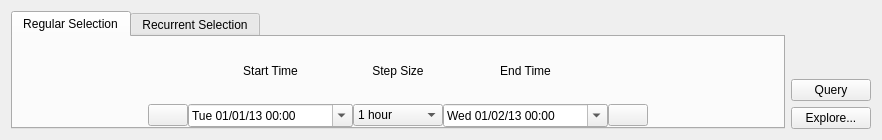
<?xml version="1.0" encoding="UTF-8"?>
<ui version="4.0">
 <class>TimeSelectionWidget</class>
 <widget class="QWidget" name="TimeSelectionWidget">
  <property name="geometry">
   <rect>
    <x>0</x>
    <y>0</y>
    <width>882</width>
    <height>140</height>
   </rect>
  </property>
  <property name="maximumSize">
   <size>
    <width>10000</width>
    <height>1000</height>
   </size>
  </property>
  <property name="windowTitle">
   <string>Form</string>
  </property>
  <layout class="QGridLayout" name="gridLayout_2">
   <item row="0" column="0" rowspan="3">
    <widget class="QTabWidget" name="tabWidget">
     <property name="currentIndex">
      <number>0</number>
     </property>
     <widget class="QWidget" name="regularTimeWidget">
      <attribute name="title">
       <string>Regular Selection</string>
      </attribute>
      <layout class="QHBoxLayout" name="horizontalLayout">
       <property name="spacing">
        <number>0</number>
       </property>
       <property name="leftMargin">
        <number>0</number>
       </property>
       <property name="topMargin">
        <number>0</number>
       </property>
       <property name="rightMargin">
        <number>0</number>
       </property>
       <property name="bottomMargin">
        <number>0</number>
       </property>
       <item>
        <spacer name="horizontalSpacer_2">
         <property name="orientation">
          <enum>Qt::Horizontal</enum>
         </property>
         <property name="sizeHint" stdset="0">
          <size>
           <width>39</width>
           <height>20</height>
          </size>
         </property>
        </spacer>
       </item>
       <item>
        <layout class="QGridLayout" name="gridLayout">
         <property name="sizeConstraint">
          <enum>QLayout::SetDefaultConstraint</enum>
         </property>
         <property name="spacing">
          <number>0</number>
         </property>
         <item row="1" column="3">
          <widget class="QComboBox" name="comboBox_2">
           <property name="minimumSize">
            <size>
             <width>90</width>
             <height>0</height>
            </size>
           </property>
           <property name="currentIndex">
            <number>2</number>
           </property>
           <item>
            <property name="text">
             <string>15 min</string>
            </property>
           </item>
           <item>
            <property name="text">
             <string>30 min</string>
            </property>
           </item>
           <item>
            <property name="text">
             <string>1 hour</string>
            </property>
           </item>
           <item>
            <property name="text">
             <string>1 day</string>
            </property>
           </item>
           <item>
            <property name="text">
             <string>1 week</string>
            </property>
           </item>
          </widget>
         </item>
         <item row="1" column="0">
          <widget class="QPushButton" name="stepBackButton">
           <property name="text">
            <string/>
           </property>
          </widget>
         </item>
         <item row="0" column="4">
          <widget class="QLabel" name="label_5">
           <property name="text">
            <string>End Time</string>
           </property>
           <property name="alignment">
            <set>Qt::AlignCenter</set>
           </property>
          </widget>
         </item>
         <item row="0" column="3">
          <widget class="QLabel" name="label_6">
           <property name="text">
            <string>Step Size</string>
           </property>
           <property name="alignment">
            <set>Qt::AlignCenter</set>
           </property>
          </widget>
         </item>
         <item row="1" column="4">
          <widget class="QDateTimeEdit" name="endTime">
           <property name="sizePolicy">
            <sizepolicy hsizetype="MinimumExpanding" vsizetype="Fixed">
             <horstretch>0</horstretch>
             <verstretch>0</verstretch>
            </sizepolicy>
           </property>
           <property name="minimumSize">
            <size>
             <width>165</width>
             <height>0</height>
            </size>
           </property>
           <property name="dateTime">
            <datetime>
             <hour>0</hour>
             <minute>0</minute>
             <second>0</second>
             <year>2013</year>
             <month>1</month>
             <day>2</day>
            </datetime>
           </property>
           <property name="date">
            <date>
             <year>2013</year>
             <month>1</month>
             <day>2</day>
            </date>
           </property>
           <property name="time">
            <time>
             <hour>0</hour>
             <minute>0</minute>
             <second>0</second>
            </time>
           </property>
           <property name="displayFormat">
            <string>ddd MM/dd/yy hh:mm </string>
           </property>
           <property name="calendarPopup">
            <bool>true</bool>
           </property>
          </widget>
         </item>
         <item row="1" column="5">
          <widget class="QPushButton" name="stepForwardButton">
           <property name="text">
            <string/>
           </property>
          </widget>
         </item>
         <item row="0" column="1" colspan="2">
          <widget class="QLabel" name="label_4">
           <property name="text">
            <string>Start Time</string>
           </property>
           <property name="alignment">
            <set>Qt::AlignCenter</set>
           </property>
          </widget>
         </item>
         <item row="1" column="1">
          <widget class="QDateTimeEdit" name="startTime">
           <property name="sizePolicy">
            <sizepolicy hsizetype="MinimumExpanding" vsizetype="Fixed">
             <horstretch>0</horstretch>
             <verstretch>0</verstretch>
            </sizepolicy>
           </property>
           <property name="minimumSize">
            <size>
             <width>165</width>
             <height>0</height>
            </size>
           </property>
           <property name="dateTime">
            <datetime>
             <hour>0</hour>
             <minute>0</minute>
             <second>0</second>
             <year>2013</year>
             <month>1</month>
             <day>1</day>
            </datetime>
           </property>
           <property name="date">
            <date>
             <year>2013</year>
             <month>1</month>
             <day>1</day>
            </date>
           </property>
           <property name="displayFormat">
            <string>ddd MM/dd/yy hh:mm </string>
           </property>
           <property name="calendarPopup">
            <bool>true</bool>
           </property>
          </widget>
         </item>
        </layout>
       </item>
       <item>
        <spacer name="horizontalSpacer">
         <property name="orientation">
          <enum>Qt::Horizontal</enum>
         </property>
         <property name="sizeHint" stdset="0">
          <size>
           <width>22</width>
           <height>20</height>
          </size>
         </property>
        </spacer>
       </item>
      </layout>
     </widget>
     <widget class="TimeWidget" name="recurrentTimeWidget">
      <attribute name="title">
       <string>Recurrent Selection</string>
      </attribute>
     </widget>
    </widget>
   </item>
   <item row="2" column="1">
    <widget class="QPushButton" name="exploreButton">
     <property name="text">
      <string>Explore...</string>
     </property>
    </widget>
   </item>
   <item row="1" column="1">
    <widget class="QPushButton" name="queryButton">
     <property name="text">
      <string>Query</string>
     </property>
     <property name="autoDefault">
      <bool>false</bool>
     </property>
     <property name="default">
      <bool>false</bool>
     </property>
     <property name="flat">
      <bool>false</bool>
     </property>
    </widget>
   </item>
  </layout>
 </widget>
 <customwidgets>
  <customwidget>
   <class>TimeWidget</class>
   <extends>QWidget</extends>
   <header>timewidget.h</header>
   <container>1</container>
  </customwidget>
 </customwidgets>
 <resources/>
 <connections>
  <connection>
   <sender>stepForwardButton</sender>
   <signal>clicked()</signal>
   <receiver>TimeSelectionWidget</receiver>
   <slot>stepForward()</slot>
   <hints>
    <hint type="sourcelabel">
     <x>314</x>
     <y>151</y>
    </hint>
    <hint type="destinationlabel">
     <x>386</x>
     <y>145</y>
    </hint>
   </hints>
  </connection>
  <connection>
   <sender>stepBackButton</sender>
   <signal>clicked()</signal>
   <receiver>TimeSelectionWidget</receiver>
   <slot>stepBack()</slot>
   <hints>
    <hint type="sourcelabel">
     <x>132</x>
     <y>148</y>
    </hint>
    <hint type="destinationlabel">
     <x>383</x>
     <y>208</y>
    </hint>
   </hints>
  </connection>
 </connections>
 <slots>
  <slot>stepForward()</slot>
  <slot>stepBack()</slot>
 </slots>
</ui>
